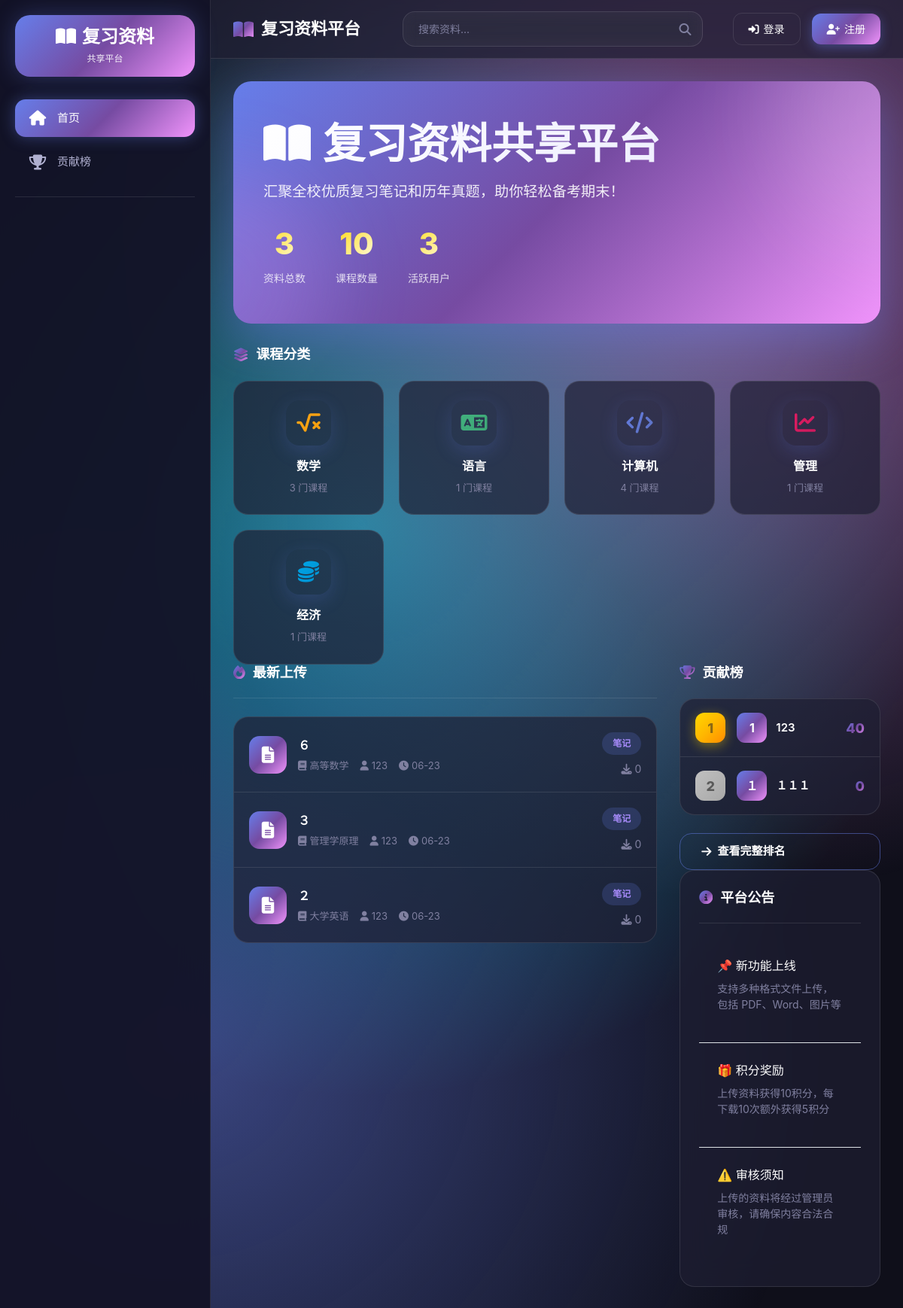
Before: / with the older database file.
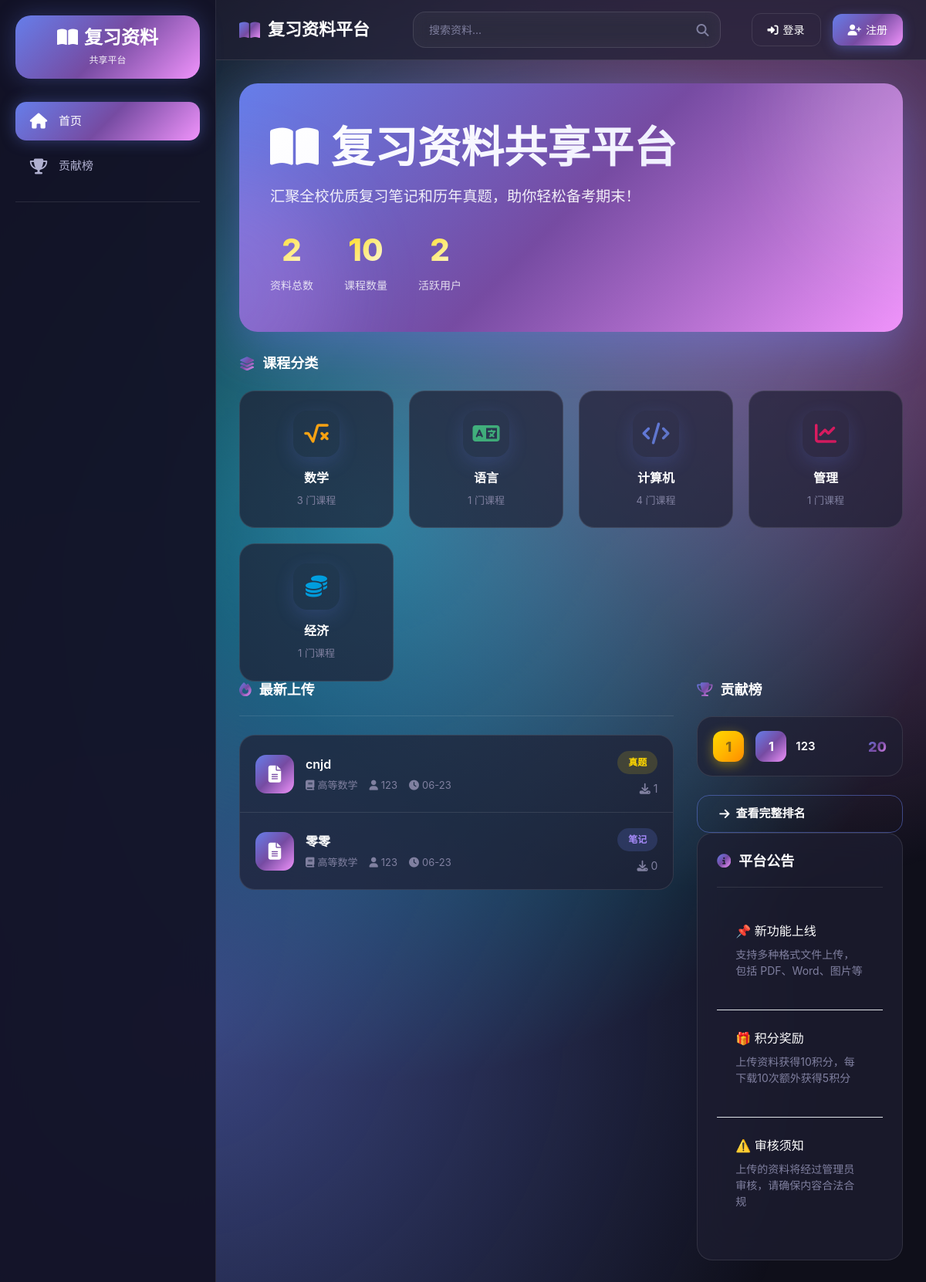
After: the same page with the newer database file.
### app/models.py (models this page shows, shortened)
class Material(db.Model):
    id = db.Column(db.Integer, primary_key=True)
    title = db.Column(db.String(200), nullable=False)
    description = db.Column(db.Text)
    file_path = db.Column(db.String(255), nullable=False)
    file_type = db.Column(db.String(20), nullable=False)
    material_type = db.Column(db.String(20), nullable=False)
    uploader_id = db.Column(db.Integer, db.ForeignKey('user.id'))
    course_id = db.Column(db.Integer, db.ForeignKey('course.id'))
    upload_time = db.Column(db.DateTime, default=datetime.utcnow)
    download_count = db.Column(db.Integer, default=0)
    is_approved = db.Column(db.Boolean, default=True)
    downloads = db.relationship('DownloadRecord', backref='material', lazy='dynamic')

class Course(db.Model):
    id = db.Column(db.Integer, primary_key=True)
    name = db.Column(db.String(100), nullable=False)
    category = db.Column(db.String(50), nullable=False)
    materials = db.relationship('Material', backref='course', lazy='dynamic')

class User(UserMixin, db.Model):
    id = db.Column(db.Integer, primary_key=True)
    username = db.Column(db.String(80), unique=True, nullable=False)
    email = db.Column(db.String(120), unique=True, nullable=False)
    password_hash = db.Column(db.String(128), nullable=False)
    is_admin = db.Column(db.Boolean, default=False)
    points = db.Column(db.Integer, default=0)
    created_at = db.Column(db.DateTime, default=datetime.utcnow)
    materials = db.relationship('Material', backref='uploader', lazy='dynamic')
    downloads = db.relationship('DownloadRecord', backref='user', lazy='dynamic')

### app/main.py (the view)
@bp.route('/')
def index():
    categories = Course.query.with_entities(Course.category).distinct().all()
    categories = [c[0] for c in categories]
    courses_by_category = {}
    for category in categories:
        count = Course.query.filter_by(category=category).count()
        courses_by_category[category] = count
    recent_materials = Material.query.filter_by(is_approved=True).order_by(Material.upload_time.desc()).limit(6).all()
    top_contributors = User.query.filter_by(is_admin=False).order_by(User.points.desc()).limit(5).all()
    total_materials = Material.query.filter_by(is_approved=True).count()
    total_courses = Course.query.count()
    total_users = User.query.count()
    return render_template('main/index.html',
                           categories=categories,
                           courses_by_category=courses_by_category,
                           recent_materials=recent_materials,
                           top_contributors=top_contributors,
                           total_materials=total_materials,
                           total_courses=total_courses,
                           total_users=total_users)

### app/templates/main/index.html (shortened to what this page needs)
{% extends 'base.html' %}
{% block content %}
<div class="hero-section animate-fade-in-up">
    <div class="hero-content">
        <h1><i class="fas fa-book-open mr-3"></i>复习资料共享平台</h1>
        <p>汇聚全校优质复习笔记和历年真题，助你轻松备考期末！</p>
        <div class="hero-stats">
            <div class="hero-stat">
                <div class="hero-stat-value">{{ total_materials }}</div>
                <div class="hero-stat-label">资料总数</div>
            </div>
            <div class="hero-stat">
                <div class="hero-stat-value">{{ total_courses }}</div>
                <div class="hero-stat-label">课程数量</div>
            </div>
            <div class="hero-stat">
                <div class="hero-stat-value">{{ total_users }}</div>
                <div class="hero-stat-label">活跃用户</div>
            </div>
        </div>
    </div>
</div>
<div class="mb-6 animate-fade-in-up delay-200">
    <h2 class="glass-card-title mb-4">
        <i class="fas fa-layer-group"></i>课程分类
    </h2>
    <div class="category-grid">
        {% set category_gradients = {
            '数学': ['fas fa-square-root-alt', 'linear-gradient(135deg, #faa61a, #f59e0b)'],
            '语言': ['fas fa-language', 'linear-gradient(135deg, #43b581, #3ca373)'],
            '计算机': ['fas fa-code', 'linear-gradient(135deg, #667eea, #5a6fb5)'],
            '管理': ['fas fa-chart-line', 'linear-gradient(135deg, #e91e63, #c2185b)'],
            '经济': ['fas fa-coins', 'linear-gradient(135deg, #00b0f4, #0086c3)']
        } %}
        {% for category in categories %}
        <a href="{{ url_for('main.category', category_name=category) }}" class="text-decoration-none">
            <div class="category-card" style="--gradient-primary: {{ category_gradients[category][1] }}">
                <div class="category-card-icon">
                    <i class="{{ category_gradients[category][0] }}"></i>
                </div>
                <div class="category-card-title">{{ category }}</div>
                <div class="category-card-count">{{ courses_by_category.get(category, 0) }} 门课程</div>
            </div>
        </a>
        {% endfor %}
    </div>
</div>
<div class="row">
    <div class="col-lg-8 mb-6 animate-fade-in-up delay-300">
        <div class="glass-card-header mb-4">
            <h2 class="glass-card-title">
                <i class="fas fa-fire" style="color: #faa61a;"></i>最新上传
            </h2>
        </div>
        <div class="material-list">
            {% if recent_materials %}
                {% for material in recent_materials %}
                <a href="{{ url_for('main.course', course_id=material.course_id) }}" class="material-item">
                    <div class="material-item-icon">
                        <i class="fas fa-file-alt"></i>
                    </div>
                    <div class="material-item-content">
                        <div class="material-item-title">{{ material.title }}</div>
                        <div class="material-item-meta">
                            <span><i class="fas fa-book"></i>{{ material.course.name }}</span>
                            <span><i class="fas fa-user"></i>{{ material.uploader.username }}</span>
                            <span><i class="fas fa-clock"></i>{{ material.upload_time.strftime('%m-%d') }}</span>
                        </div>
                    </div>
                    <div class="material-item-stats">
                        <span class="material-badge {{ 'badge-notes' if material.material_type == 'notes' else 'badge-exam' }}">
                            {{ '笔记' if material.material_type == 'notes' else '真题' }}
                        </span>
                        <div class="text-muted small">
                            <i class="fas fa-download"></i> {{ material.download_count }}
                        </div>
                    </div>
                </a>
                {% endfor %}
            {% endif %}
        </div>
    </div>
    <div class="col-lg-4">
        <div class="mb-6 animate-fade-in-up delay-400">
            <h2 class="glass-card-title mb-4">
                <i class="fas fa-trophy" style="color: #faa61a;"></i>贡献榜
            </h2>
            <div class="leaderboard-container">
                {% if top_contributors %}
                    {% for user in top_contributors %}
                    <div class="leaderboard-item">
                        <div class="leaderboard-rank rank-{{ loop.index }}">
                            {{ loop.index }}
                        </div>
                        <div class="leaderboard-user">
                            <div class="leaderboard-avatar">{{ user.username[0].upper() }}</div>
                            <div class="leaderboard-username">{{ user.username }}</div>
                        </div>
                        <div class="leaderboard-points">{{ user.points }}</div>
                    </div>
                    {% endfor %}
                {% else %}
                    <div class="text-center py-8 text-muted">
                        <i class="fas fa-trophy fa-3x mb-3"></i>
                        <p>暂无贡献者</p>
                    </div>
                {% endif %}
            </div>
            <a href="{{ url_for('main.leaderboard') }}" class="btn btn-outline w-100 mt-4">
                <i class="fas fa-arrow-right"></i> 查看完整排名
            </a>
        </div>
        <div class="glass-card animate-fade-in-up delay-500">
            <div class="glass-card-header">
                <h3 class="glass-card-title">
                    <i class="fas fa-info-circle"></i>平台公告
                </h3>
            </div>
            <div class="card-body" style="padding: 0;">
                <div class="p-4 border-bottom border-glass">
                    <div class="font-weight-600 mb-2" style="color: var(--text-primary);">📌 新功能上线</div>
                    <p class="text-muted small">支持多种格式文件上传，包括 PDF、Word、图片等</p>
                </div>
                <div class="p-4 border-bottom border-glass">
                    <div class="font-weight-600 mb-2" style="color: var(--text-primary);">🎁 积分奖励</div>
                    <p class="text-muted small">上传资料获得10积分，每下载10次额外获得5积分</p>
                </div>
                <div class="p-4">
                    <div class="font-weight-600 mb-2" style="color: var(--text-primary);">⚠️ 审核须知</div>
                    <p class="text-muted small">上传的资料将经过管理员审核，请确保内容合法合规</p>
                </div>
            </div>
        </div>
    </div>
</div>
{% endblock %}

### app/templates/base.html (shortened to what this page needs)
<!DOCTYPE html>
<html lang="zh-CN">
<head>
    <link rel="stylesheet" href="https://cdn.jsdelivr.net/npm/bootstrap@4.6.2/dist/css/bootstrap.min.css">
    <link rel="stylesheet" href="https://cdnjs.cloudflare.com/ajax/libs/font-awesome/6.4.0/css/all.min.css">
</head>
<body>
    <div class="app-container">
        <aside class="sidebar" id="sidebar">
            <div class="sidebar-logo">
                <h1><i class="fas fa-book-open mr-2"></i>复习资料</h1>
                <p>共享平台</p>
            </div>
            <ul class="sidebar-nav">
                <li>
                    <a href="{{ url_for('main.index') }}" class="{% if request.endpoint == 'main.index' %}active{% endif %}">
                        <i class="fas fa-home"></i>首页
                    </a>
                </li>
                <li>
                    <a href="{{ url_for('main.leaderboard') }}" class="{% if request.endpoint == 'main.leaderboard' %}active{% endif %}">
                        <i class="fas fa-trophy"></i>贡献榜
                    </a>
                </li>
            </ul>
            <div class="sidebar-divider"></div>
        </aside>
        <div class="main-content">
            <nav class="navbar">
                <a class="navbar-brand" href="{{ url_for('main.index') }}">
                    <i class="fas fa-book-open"></i>复习资料平台
                </a>
                <div class="search-container">
                    <form action="{{ url_for('main.search') }}" method="get">
                        <input type="search" name="keyword" placeholder="搜索资料..." autocomplete="off">
                        <i class="fas fa-search"></i>
                    </form>
                </div>
                <div class="navbar-actions">
                    {% if current_user.is_authenticated %}
                    <div class="dropdown">
                        <button class="navbar-btn navbar-btn-outline" data-toggle="dropdown">
                            <i class="fas fa-user"></i> {{ current_user.username }}
                        </button>
                        <div class="dropdown-menu dropdown-menu-right" style="background: var(--bg-card); border: 1px solid var(--border-glass); border-radius: 14px; padding: 10px;">
                            <a class="dropdown-item" href="{{ url_for('main.upload') }}" style="color: var(--text-primary); padding: 10px 15px; border-radius: 8px;">
                                <i class="fas fa-upload"></i> 上传资料
                            </a>
                            {% if current_user.is_admin %}
                            <a class="dropdown-item" href="{{ url_for('admin.admin_dashboard') }}" style="color: var(--text-primary); padding: 10px 15px; border-radius: 8px;">
                                <i class="fas fa-cog"></i> 管理后台
                            </a>
                            {% endif %}
                            <div class="dropdown-divider" style="background: var(--border-glass);"></div>
                            <a class="dropdown-item" href="{{ url_for('auth.logout') }}" style="color: #f5576c; padding: 10px 15px; border-radius: 8px;">
                                <i class="fas fa-sign-out-alt"></i> 退出登录
                            </a>
                        </div>
                    </div>
                    {% else %}
                    <a href="{{ url_for('auth.login') }}" class="navbar-btn navbar-btn-outline">
                        <i class="fas fa-sign-in-alt"></i>登录
                    </a>
                    <a href="{{ url_for('auth.register') }}" class="navbar-btn navbar-btn-primary">
                        <i class="fas fa-user-plus"></i>注册
                    </a>
                    {% endif %}
                </div>
            </nav>
            <main>
                {% block content %}{% endblock %}
            </main>
        </div>
    </div>
</body>
</html>

Changed rows visible on the page:
removed Material: title "６", course.name "高等数学", uploader.username "123", upload_time "06-23", material_type "笔记", download_count "0"
removed User: username "１", username "１１１", points "0"
changed Material: title "３" → "cnjd"; course.name "管理学原理" → "高等数学"; material_type "笔记" → "真题"; download_count "0" → "1"
changed Material "笔记": title "２" → "零零"; course.name "大学英语" → "高等数学"
changed User: points "40" → "20"
Other visible differences:
{{ total_materials }}: "3" → "2"
{{ total_users }}: "3" → "2"
